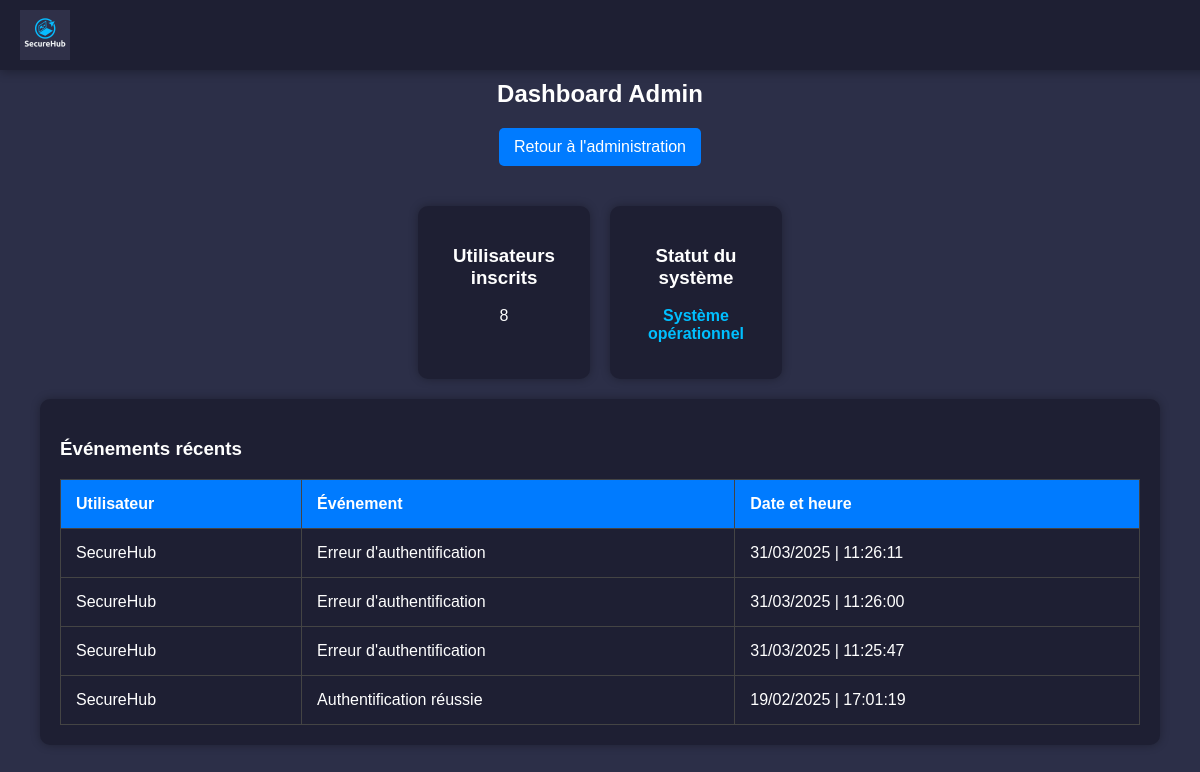
The app's page /admin/dashboard (signed in), older data.
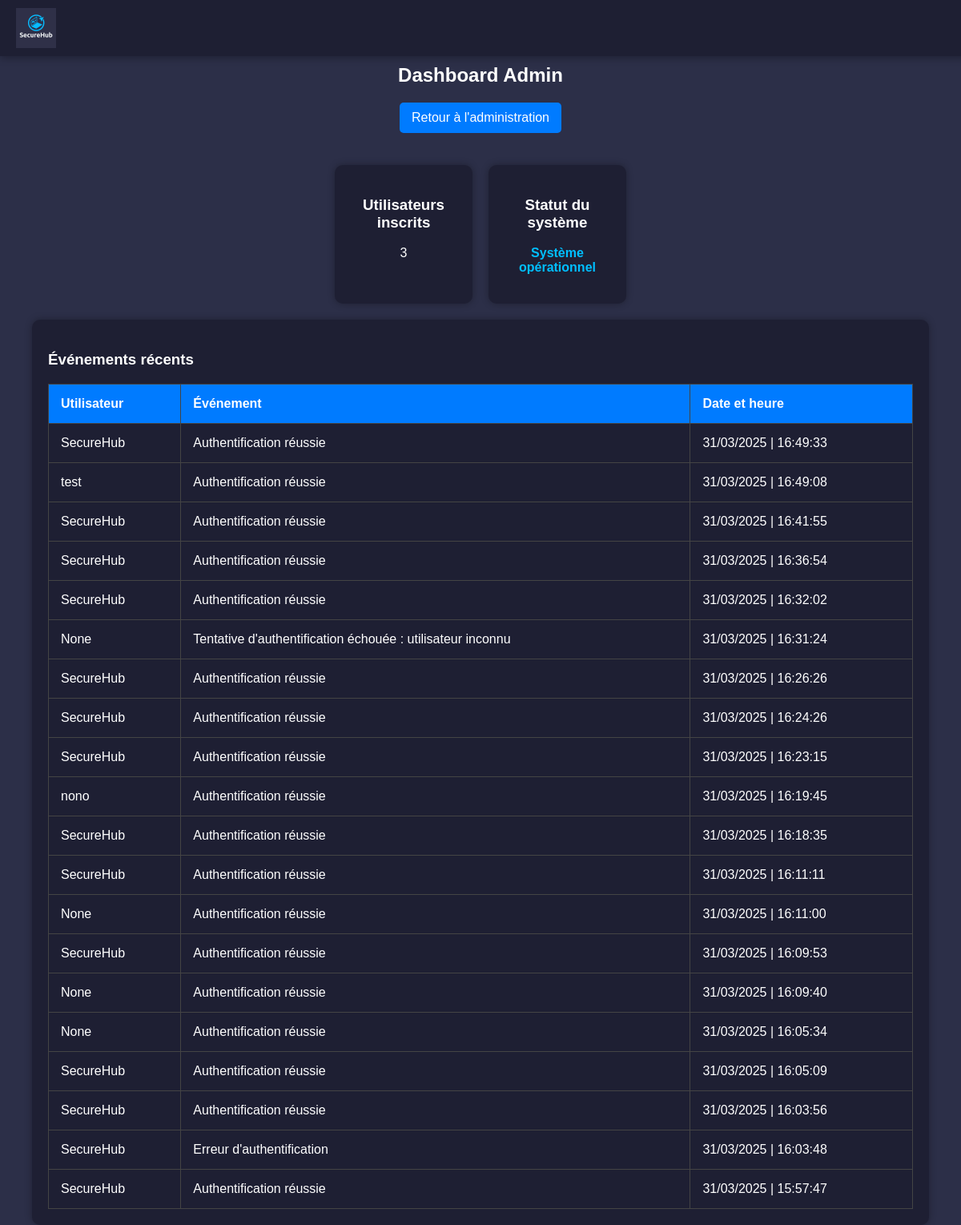
The same page, newer data.
### tables this page shows
CREATE TABLE events (
        id INTEGER PRIMARY KEY,
        user_id INTEGER,
        event TEXT,
        timestamp TIMESTAMP DEFAULT (DATETIME('now', 'localtime')),
        FOREIGN KEY(user_id) REFERENCES users(id)
    );

CREATE TABLE users (
        id INTEGER PRIMARY KEY, 
        name VARCHAR(255) NOT NULL UNIQUE,
        fullname VARCHAR(255) NOT NULL,
        password VARCHAR(255) NOT NULL,
        role VARCHAR(50) NOT NULL DEFAULT 'user',
        is_password_changed BOOLEAN NOT NULL DEFAULT 0
    );

### Backend/app.py (the view)
@app.route('/admin/dashboard')
def dashboard():
    if 'role' not in session or session['role'] != 'admin':
        flash("Accès interdit.", 'error')
        return redirect(url_for('login'))
    users_count = get_all_users_count()
    system_status = check_system_status()
    recent_events = get_recent_events()
    return render_template('admin_dashboard.html', users_count=users_count, system_status=system_status, recent_events=recent_events)

### Backend/database.py (called while the page is built)
def get_all_users_count():
    with db.connect() as conn:
        result = conn.execute(text("SELECT COUNT(*) FROM users"))
        return result.scalar()  # Renvoie le nombre d'utilisateurs

def check_system_status():
    try:
        with db.connect() as conn:
            conn.execute(text("SELECT 1"))
        return "Système opérationnel"
    except Exception as e:
        return f"Erreur : {str(e)}"

def get_recent_events():
    with db.connect() as conn:
        result = conn.execute(text("SELECT events.event, strftime('%d/%m/%Y | %H:%M:%S', events.timestamp) AS formatted_timestamp, users.name AS user_name FROM events LEFT JOIN users ON events.user_id = users.id ORDER BY events.timestamp DESC LIMIT 20;")).fetchall()
        return [dict(row) for row in result]

### Frontend/templates/admin_dashboard.html (shortened to what this page needs)
<!DOCTYPE html>
<html lang="fr">
<head>
    <link rel="stylesheet" href="/static/css/styles_dashboard.css">
</head>
<body>
    <header>
        <img src="/static/img/SecureHub.png" alt="Logo SecureHub" class="logo">
    </header>
    <h2>Dashboard Admin</h2>
    <a href="/admin" class="btn-back">Retour à l'administration</a>
    <div class="dashboard">
        <div class="dashboard-item">
            <h3>Utilisateurs inscrits</h3>
            <p>{{ users_count }}</p>
        </div>
        <div class="dashboard-item">
            <h3>Statut du système</h3>
            <p class="status">{{ system_status }}</p>
        </div>
    </div>
    <div class="recent-events">
        <h3>Événements récents</h3>
        <table>
            <thead>
                <tr>
                    <th>Utilisateur</th>
                    <th>Événement</th>
                    <th>Date et heure</th>
                </tr>
            </thead>
            <tbody>
                {% for event in recent_events %}
                    <tr>
                        <td>{{ event['user_name'] }}</td>
                        <td>{{ event['event'] }}</td>
                        <td>{{ event['formatted_timestamp'] }}</td>
                    </tr>
                {% endfor %}
            </tbody>
        </table>
    </div>
</body>
</html>

Row changes from the older to the newer data that the page shows:
added events: user_name "SecureHub", event "Authentification réussie", formatted_timestamp "31/03/2025 | 16:49:33"
added events: user_name "test", event "Authentification réussie", formatted_timestamp "31/03/2025 | 16:49:08"
added events: user_name "SecureHub", event "Authentification réussie", formatted_timestamp "31/03/2025 | 16:41:55"
added events: user_name "SecureHub", event "Authentification réussie", formatted_timestamp "31/03/2025 | 16:36:54"
added events: user_name "SecureHub", event "Authentification réussie", formatted_timestamp "31/03/2025 | 16:32:02"
added events: user_name "None", event "Tentative d'authentification échouée : utilisateur inconnu", formatted_timestamp "31/03/2025 | 16:31:24"
added events: user_name "SecureHub", event "Authentification réussie", formatted_timestamp "31/03/2025 | 16:26:26"
added events: user_name "SecureHub", event "Authentification réussie", formatted_timestamp "31/03/2025 | 16:24:26"
added events: user_name "SecureHub", event "Authentification réussie", formatted_timestamp "31/03/2025 | 16:23:15"
added events: user_name "nono", event "Authentification réussie", formatted_timestamp "31/03/2025 | 16:19:45"
added events: user_name "SecureHub", event "Authentification réussie", formatted_timestamp "31/03/2025 | 16:18:35"
added events: user_name "SecureHub", event "Authentification réussie", formatted_timestamp "31/03/2025 | 16:11:11"
added events: user_name "None", event "Authentification réussie", formatted_timestamp "31/03/2025 | 16:11:00"
added events: user_name "SecureHub", event "Authentification réussie", formatted_timestamp "31/03/2025 | 16:09:53"
added events: user_name "None", event "Authentification réussie", formatted_timestamp "31/03/2025 | 16:09:40"
added events: user_name "None", event "Authentification réussie", formatted_timestamp "31/03/2025 | 16:05:34"
changed events (number 17 of 20 on the later page): event "Erreur d'authentification" → "Authentification réussie"; formatted_timestamp "31/03/2025 | 11:26:11" → "31/03/2025 | 16:05:09"
changed events (number 18 of 20 on the later page): event "Erreur d'authentification" → "Authentification réussie"; formatted_timestamp "31/03/2025 | 11:26:00" → "31/03/2025 | 16:03:56"
changed events "Erreur d'authentification": formatted_timestamp "31/03/2025 | 11:25:47" → "31/03/2025 | 16:03:48"
changed events (number 20 of 20 on the later page): formatted_timestamp "19/02/2025 | 17:01:19" → "31/03/2025 | 15:57:47"
Text that changed along with them:
{{ users_count }}: "8" → "3"
